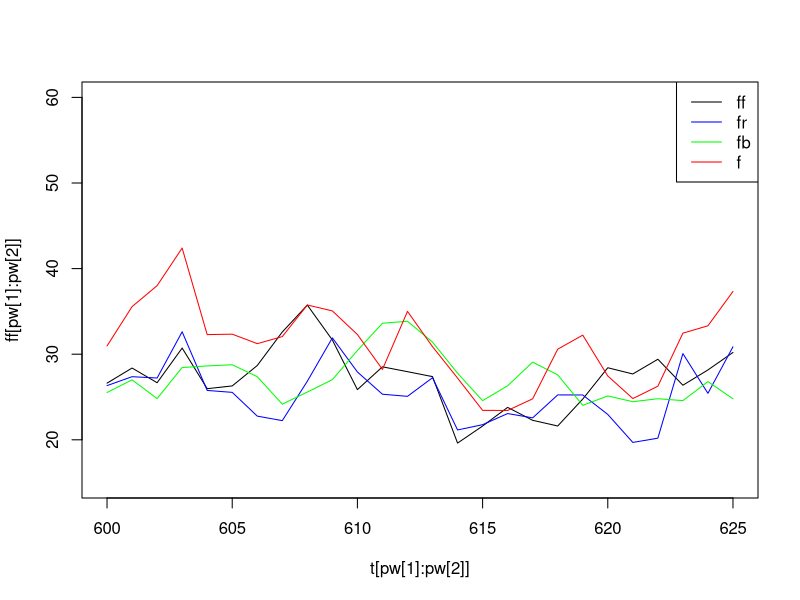

This chart was generated by the following R code:
set.seed(5)
rm(list=ls())
pw= c(600,625) #pwot window

#general economy
t = seq(1,800)
a = 0.8
f0r = 30
f0 = f0r*(1-a)
sig = 10*(1-a^2)

#forestry
lf = 0.7 #lambda
af = 0.4
ff0r = 25
ff0 = ff0r*(1-lf*af)
sigf = 4*(1-lf^2*af^2)
factorf = lf*(1-af)*f0r/(1-af*lf)
#housing
lr = 0.7
ar = 0.1
fr0r = 25
fr0 = fr0r*(1-lr*ar)
sigr = 2*(1-lr^2*ar^2)

#donation
lb = 0.7
ab = 0.9
fb0r = 25
fb0 = fb0r*(1-lb*ab)
sigb = 4*(1-lb^2*ab^2)




for ( j in 1)
{
  f = rep(0,length(t))
  for ( i in 1:length(t))
  {
    if(i == 1)
    {
      f[i] = (f0 + rnorm(1))
    }
    else
    {
      f[i] = a*f[i-1] + (f0 + sig*rnorm(1))
    }
  }
  ff = rep(0,length(t))
  fr = rep(0,length(t))
  fb = rep(0,length(t))
  for (i in 1:length(t))
  {
    if( i == 1)
    {
      ff[i] = (ff0 + sigf*rnorm(1))
      fb[i] = (fb0 + sigb*rnorm(1))
      fr[i] = (fr0 + sigr*rnorm(1))
    }
    else
    {
      ff[i] = lf*(af*ff[i-1] + (1-af)*(f[i] - f0r)) + (ff0 + sigf*rnorm(1))
      fb[i] = lb*(ab*fb[i-1] + (1-ab)*(f[i] - f0r)) + (fb0 + sigb*rnorm(1))
      fr[i] = lr*(ar*fr[i-1] + (1-ar)*(f[i] - f0r)) + (fr0 + sigr*rnorm(1))
    }
  }
  
  if (j == 1)
  {
    plot(ff[pw[1]:pw[2]]~t[pw[1]:pw[2]],type='l',ylim=c(15,60))
    lines(fr[pw[1]:pw[2]]~t[pw[1]:pw[2]],col='blue')
    lines(fb[pw[1]:pw[2]]~t[pw[1]:pw[2]],col='green')
    lines(f[pw[1]:pw[2]]~t[pw[1]:pw[2]],col='red')
    legend('topright',legend=c('ff','fr','fb','f'),col=c('black','blue','green','red'),lty=1)
  }
  else
  {
    lines(ff[pw[1]:pw[2]]~t[pw[1]:pw[2]])
    lines(f[pw[1]:pw[2]]~t[pw[1]:pw[2]],col='red')
  }
}

sprintf('analytic ff mean = %f', ff0r) #analytic ff mean
sprintf('simulation ff mean = %f',mean(ff[200:800])) #simulation mean

sprintf('analytic f mean = %f',f0r) #analytic ff mean
sprintf('simulation f mean = %f',mean(f[200:800])) #simulation mean

sprintf("cor(ff,f)= %.2f",cor(ff,f))
sprintf("cor(fr,f)= %.2f",cor(fr,f))
sprintf("cor(fb,f)= %.2f",cor(fb,f))
